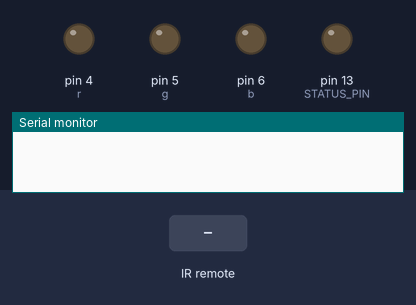
Recording of a sketch running on a simulated Arduino Uno, built with avr-gcc and run on an emulated ATmega328P. Shown: output pins drawn as LEDs (lit = HIGH), the last lines printed to the serial monitor. Inputs (shaded band) come from the test bench.

Above: at 1.2 s.
1.3 s: infrared code 0xFF18E7 received
At 1.8 s:
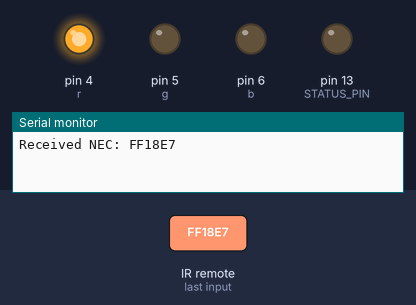
2.8 s: infrared code 0xFF7A85 received
At 4.0 s:
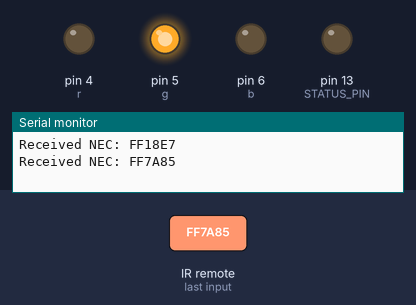
4.3 s: infrared code 0xFF10EF received
At 5.3 s:
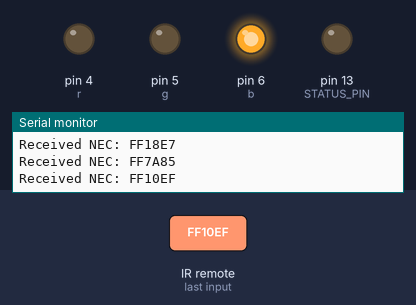
5.8 s: infrared code 0xFF38C7 received
At 6.4 s:
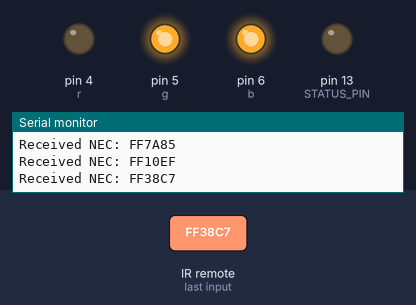
7.3 s: infrared code 0xFF5AA5 received
At 7.6 s:
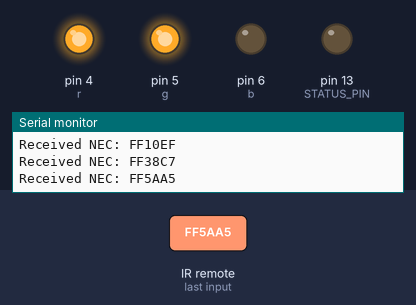
8.8 s: infrared code 0xFF42BD received
At 9.9 s:
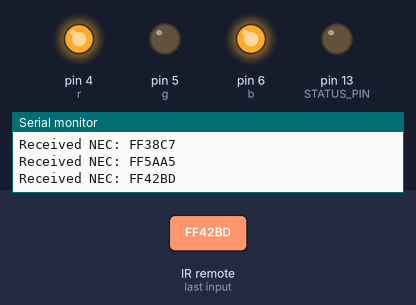
Timing chart, 0 to 11.3 s (numbered marks = the images above; inputs shaded):
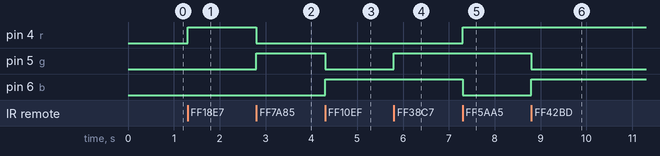

The sketch:

Telecomando_e_ricevitore.ino
```cpp
#include <IRremote.h>
#include <IRremoteInt.h>

int RECV_PIN = 3;
int BUTTON_PIN = 7;
int STATUS_PIN = 13;
int r = 4;
int g = 5;
int b = 6;

IRrecv irrecv(RECV_PIN);
IRsend irsend;
decode_results results;

void setup()
{
  Serial.begin(9600);
  irrecv.enableIRIn(); // Start the receiver
  pinMode(STATUS_PIN, OUTPUT);
  pinMode(r, OUTPUT);
  pinMode(g, OUTPUT);
  pinMode(b, OUTPUT);
}
// Storage for the recorded code
int codeType = -1; // The type of code
unsigned long codeValue; // The code value if not raw

unsigned int rawCodes[RAWBUF]; // The durations if raw
int codeLen; // The length of the code
int toggle = 0; // The RC5/6 toggle state
// Stores the code for later playback
// Most of this code is just logging
void storeCode(decode_results *results) {
  codeType = results->decode_type;
  int count = results->rawlen;
  if (codeType == UNKNOWN) {
    Serial.println("Received unknown code, saving as raw");
    codeLen = results->rawlen - 1;
    // To store raw codes:
    // Drop first value (gap)
    // Convert from ticks to microseconds
    // Tweak marks shorter, and spaces longer to cancel out IR receiver distortion
    for (int i = 1; i <= codeLen; i++) {
      if (i % 2) {
        // Mark
        rawCodes[i - 1] = results->rawbuf[i] * USECPERTICK - MARK_EXCESS;
        Serial.print(" m");
      }
      else {
        // Space
        rawCodes[i - 1] = results->rawbuf[i] * USECPERTICK + MARK_EXCESS;
        Serial.print(" s");
      }
      Serial.print(rawCodes[i - 1], DEC);
    }
    Serial.println("");
  }
  else {
    if (codeType == NEC) {
      Serial.print("Received NEC: ");
      if (results->value == REPEAT) {
        // Don't record a NEC repeat value as that's useless.
        Serial.println("repeat; ignoring.");
        return;
      }
    }
    else if (codeType == SONY) {
      Serial.print("Received SONY: ");
    }
    else if (codeType == RC5) {
      Serial.print("Received RC5: ");
    }
    else if (codeType == RC6) {
      Serial.print("Received RC6: ");
    }
    else {
      Serial.print("Unexpected codeType ");
      Serial.print(codeType, DEC);
      Serial.println("");
    }
    Serial.println(results->value, HEX);
    codeValue = results->value;
    codeLen = results->bits;
  }
}

int lastButtonState;

void loop() {

  if (irrecv.decode(&results)) {
    digitalWrite(STATUS_PIN, HIGH);
    storeCode(&results);
    //Serial.println(results->value,HEX);
    if (codeValue == 16724175) {
      digitalWrite(r, LOW);
      digitalWrite(g, LOW);
      digitalWrite(b, LOW);
      Serial.println("spento");
    }
    if (codeValue == 16718055) {
      digitalWrite(r, HIGH);
      digitalWrite(g, LOW);
      digitalWrite(b, LOW);
    }
    if (codeValue == 16743045) {
      digitalWrite(r, LOW);
      digitalWrite(g, HIGH);
      digitalWrite(b, LOW);
    }
    if (codeValue == 16716015) {
      digitalWrite(r, LOW);
      digitalWrite(g, LOW);
      digitalWrite(b, HIGH);
    }
    if (codeValue == 16726215) {
      digitalWrite(r, LOW);
      digitalWrite(g, HIGH);
      digitalWrite(b, HIGH);
    }
    if (codeValue == 16734885) {
      digitalWrite(r, HIGH);
      digitalWrite(g, HIGH);
      digitalWrite(b, LOW);
    }
    if (codeValue == 16728765) {
      digitalWrite(r, HIGH);
      digitalWrite(g, LOW);
      digitalWrite(b, HIGH);
    }
    if (codeValue == 16730805) {
      digitalWrite(r, HIGH);
      digitalWrite(g, HIGH);
      digitalWrite(b, HIGH);
    }
    irrecv.resume(); // resume receiver
    digitalWrite(STATUS_PIN, LOW);
  }
}
```

Measured:
- after the input at 1.3 s, pin 4 (r): LOW → HIGH at once
- after the input at 2.8 s, pin 4 (r): HIGH → LOW at once; pin 5 (g): LOW → HIGH at once
- after the input at 4.3 s, pin 5 (g): HIGH → LOW at once; pin 6 (b): LOW → HIGH at once
- after the input at 5.8 s, pin 5 (g): LOW → HIGH at once
- after the input at 7.3 s, pin 4 (r): LOW → HIGH at once; pin 6 (b): HIGH → LOW at once
- after the input at 8.8 s, pin 5 (g): HIGH → LOW at once; pin 6 (b): LOW → HIGH at once
